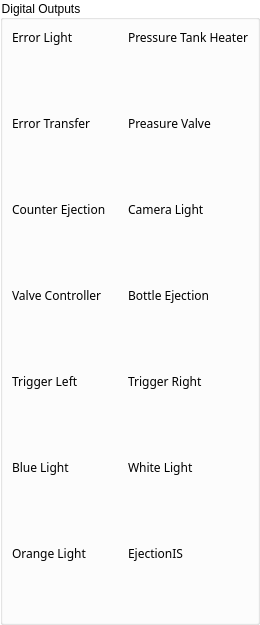
      <widget class="QGroupBox" name="groupBoxTestDigitalOutputs">
       <property name="styleSheet">
        <string notr="true">QGroupBox{
    background-color: transparent;
}</string>
       </property>
       <property name="title">
        <string>Digital Outputs</string>
       </property>
       <layout class="QGridLayout" name="gridLayout_4">
        <property name="leftMargin">
         <number>0</number>
        </property>
        <property name="topMargin">
         <number>0</number>
        </property>
        <property name="rightMargin">
         <number>0</number>
        </property>
        <property name="bottomMargin">
         <number>4</number>
        </property>
        <property name="spacing">
         <number>4</number>
        </property>
        <item row="2" column="0">
         <widget class="ContentBoardItem" name="ContentBoardItemDigitalOutputCounterEjectionTransfer" native="true">
          <property name="sizePolicy">
           <sizepolicy hsizetype="Preferred" vsizetype="Preferred">
            <horstretch>0</horstretch>
            <verstretch>0</verstretch>
           </sizepolicy>
          </property>
          <property name="minimumSize">
           <size>
            <width>0</width>
            <height>82</height>
           </size>
          </property>
          <property name="maximumSize">
           <size>
            <width>16777215</width>
            <height>82</height>
           </size>
          </property>
          <property name="layoutDirection">
           <enum>Qt::LeftToRight</enum>
          </property>
          <property name="autoFillBackground">
           <bool>false</bool>
          </property>
          <property name="styleSheet">
           <string notr="true"/>
          </property>
          <layout class="QGridLayout" name="gridLayout_11">
           <item row="0" column="0">
            <widget class="QLabel" name="labelCounterEjectionTransfer">
             <property name="font">
              <font>
               <family>Siemens Sans</family>
              </font>
             </property>
             <property name="styleSheet">
              <string notr="true"/>
             </property>
             <property name="text">
              <string>Counter Ejection</string>
             </property>
            </widget>
           </item>
           <item row="1" column="0">
            <widget class="QWidget" name="widgetSetCounterEjection" native="true">
             <property name="minimumSize">
              <size>
               <width>0</width>
               <height>42</height>
              </size>
             </property>
             <property name="maximumSize">
              <size>
               <width>16777215</width>
               <height>42</height>
              </size>
             </property>
            </widget>
           </item>
          </layout>
         </widget>
        </item>
        <item row="0" column="0">
         <widget class="ContentBoardItem" name="ContentBoardItemDigitalOutputErrorLights" native="true">
          <property name="sizePolicy">
           <sizepolicy hsizetype="Preferred" vsizetype="Preferred">
            <horstretch>0</horstretch>
            <verstretch>0</verstretch>
           </sizepolicy>
          </property>
          <property name="minimumSize">
           <size>
            <width>0</width>
            <height>82</height>
           </size>
          </property>
          <property name="maximumSize">
           <size>
            <width>16777215</width>
            <height>82</height>
           </size>
          </property>
          <property name="layoutDirection">
           <enum>Qt::LeftToRight</enum>
          </property>
          <property name="autoFillBackground">
           <bool>false</bool>
          </property>
          <property name="styleSheet">
           <string notr="true"/>
          </property>
          <layout class="QGridLayout" name="gridLayout_5">
           <item row="0" column="0">
            <widget class="QLabel" name="labelErrorLight">
             <property name="font">
              <font>
               <family>Siemens Sans</family>
              </font>
             </property>
             <property name="styleSheet">
              <string notr="true"/>
             </property>
             <property name="text">
              <string>Error Light</string>
             </property>
            </widget>
           </item>
           <item row="1" column="0">
            <widget class="QWidget" name="widgetSetErrorLightOnOff" native="true">
             <property name="minimumSize">
              <size>
               <width>0</width>
               <height>42</height>
              </size>
             </property>
             <property name="maximumSize">
              <size>
               <width>16777215</width>
               <height>42</height>
              </size>
             </property>
            </widget>
           </item>
          </layout>
         </widget>
        </item>
        <item row="1" column="1">
         <widget class="ContentBoardItem" name="ContentBoardItemDigitalOutputPressureTanksValve" native="true">
          <property name="sizePolicy">
           <sizepolicy hsizetype="Preferred" vsizetype="Preferred">
            <horstretch>0</horstretch>
            <verstretch>0</verstretch>
           </sizepolicy>
          </property>
          <property name="minimumSize">
           <size>
            <width>0</width>
            <height>82</height>
           </size>
          </property>
          <property name="maximumSize">
           <size>
            <width>16777215</width>
            <height>82</height>
           </size>
          </property>
          <property name="autoFillBackground">
           <bool>false</bool>
          </property>
          <property name="styleSheet">
           <string notr="true"/>
          </property>
          <layout class="QGridLayout" name="gridLayout_7">
           <item row="0" column="0">
            <widget class="QLabel" name="labelPressureTanksValve">
             <property name="font">
              <font>
               <family>Siemens Sans</family>
              </font>
             </property>
             <property name="styleSheet">
              <string notr="true"/>
             </property>
             <property name="text">
              <string>Preasure Valve</string>
             </property>
            </widget>
           </item>
           <item row="1" column="0">
            <widget class="QWidget" name="widgetSetPreasureTankValve" native="true">
             <property name="minimumSize">
              <size>
               <width>0</width>
               <height>42</height>
              </size>
             </property>
             <property name="maximumSize">
              <size>
               <width>16777215</width>
               <height>42</height>
              </size>
             </property>
            </widget>
           </item>
          </layout>
         </widget>
        </item>
        <item row="6" column="1">
         <widget class="ContentBoardItem" name="ContentBoardItemEjectionIS" native="true">
          <property name="sizePolicy">
           <sizepolicy hsizetype="Preferred" vsizetype="Preferred">
            <horstretch>0</horstretch>
            <verstretch>0</verstretch>
           </sizepolicy>
          </property>
          <property name="minimumSize">
           <size>
            <width>0</width>
            <height>82</height>
           </size>
          </property>
          <property name="maximumSize">
           <size>
            <width>16777215</width>
            <height>82</height>
           </size>
          </property>
          <property name="autoFillBackground">
           <bool>false</bool>
          </property>
          <property name="styleSheet">
           <string notr="true"/>
          </property>
          <layout class="QGridLayout" name="gridLayout_20">
           <item row="0" column="0">
            <widget class="QLabel" name="labelEjectionIS">
             <property name="font">
              <font>
               <family>Siemens Sans</family>
              </font>
             </property>
             <property name="styleSheet">
              <string notr="true"/>
             </property>
             <property name="text">
              <string>EjectionIS</string>
             </property>
            </widget>
           </item>
           <item row="1" column="0">
            <widget class="QWidget" name="widgetEjectionIS" native="true">
             <property name="minimumSize">
              <size>
               <width>0</width>
               <height>42</height>
              </size>
             </property>
             <property name="maximumSize">
              <size>
               <width>16777215</width>
               <height>42</height>
              </size>
             </property>
            </widget>
           </item>
          </layout>
         </widget>
        </item>
        <item row="5" column="0">
         <widget class="ContentBoardItem" name="ContentBoardItemDigitalOutputBlueLightPermanentEjectionIS" native="true">
          <property name="sizePolicy">
           <sizepolicy hsizetype="Preferred" vsizetype="Preferred">
            <horstretch>0</horstretch>
            <verstretch>0</verstretch>
           </sizepolicy>
          </property>
          <property name="minimumSize">
           <size>
            <width>0</width>
            <height>82</height>
           </size>
          </property>
          <property name="maximumSize">
           <size>
            <width>16777215</width>
            <height>82</height>
           </size>
          </property>
          <property name="autoFillBackground">
           <bool>false</bool>
          </property>
          <property name="styleSheet">
           <string notr="true"/>
          </property>
          <layout class="QGridLayout" name="gridLayout_17">
           <item row="0" column="0">
            <widget class="QLabel" name="labelBlueLightPermanentEjectionIS">
             <property name="font">
              <font>
               <family>Siemens Sans</family>
              </font>
             </property>
             <property name="styleSheet">
              <string notr="true"/>
             </property>
             <property name="text">
              <string>Blue Light</string>
             </property>
            </widget>
           </item>
           <item row="1" column="0">
            <widget class="QWidget" name="widgetBlueLightPermanentEjectionIS" native="true">
             <property name="minimumSize">
              <size>
               <width>0</width>
               <height>42</height>
              </size>
             </property>
             <property name="maximumSize">
              <size>
               <width>16777215</width>
               <height>42</height>
              </size>
             </property>
            </widget>
           </item>
          </layout>
         </widget>
        </item>
        <item row="5" column="1">
         <widget class="ContentBoardItem" name="ContentBoardItemDigitalOutputWhiteLightBottleEjection" native="true">
          <property name="sizePolicy">
           <sizepolicy hsizetype="Preferred" vsizetype="Preferred">
            <horstretch>0</horstretch>
            <verstretch>0</verstretch>
           </sizepolicy>
          </property>
          <property name="minimumSize">
           <size>
            <width>0</width>
            <height>82</height>
           </size>
          </property>
          <property name="maximumSize">
           <size>
            <width>16777215</width>
            <height>82</height>
           </size>
          </property>
          <property name="autoFillBackground">
           <bool>false</bool>
          </property>
          <property name="styleSheet">
           <string notr="true"/>
          </property>
          <layout class="QGridLayout" name="gridLayout_18">
           <item row="0" column="0">
            <widget class="QLabel" name="labelWhiteLightBottleEjection">
             <property name="font">
              <font>
               <family>Siemens Sans</family>
              </font>
             </property>
             <property name="styleSheet">
              <string notr="true"/>
             </property>
             <property name="text">
              <string>White Light</string>
             </property>
            </widget>
           </item>
           <item row="1" column="0">
            <widget class="QWidget" name="widgetWhiteLightBottleEjection" native="true">
             <property name="minimumSize">
              <size>
               <width>0</width>
               <height>42</height>
              </size>
             </property>
             <property name="maximumSize">
              <size>
               <width>16777215</width>
               <height>42</height>
              </size>
             </property>
            </widget>
           </item>
          </layout>
         </widget>
        </item>
        <item row="3" column="0">
         <widget class="ContentBoardItem" name="ContentBoardItemDigitalOutputValveController" native="true">
          <property name="sizePolicy">
           <sizepolicy hsizetype="Preferred" vsizetype="Preferred">
            <horstretch>0</horstretch>
            <verstretch>0</verstretch>
           </sizepolicy>
          </property>
          <property name="minimumSize">
           <size>
            <width>0</width>
            <height>82</height>
           </size>
          </property>
          <property name="maximumSize">
           <size>
            <width>16777215</width>
            <height>82</height>
           </size>
          </property>
          <property name="autoFillBackground">
           <bool>false</bool>
          </property>
          <property name="styleSheet">
           <string notr="true"/>
          </property>
          <layout class="QGridLayout" name="gridLayout_13">
           <item row="0" column="0">
            <widget class="QLabel" name="labelValveController">
             <property name="font">
              <font>
               <family>Siemens Sans</family>
              </font>
             </property>
             <property name="styleSheet">
              <string notr="true"/>
             </property>
             <property name="text">
              <string>Valve Controller</string>
             </property>
            </widget>
           </item>
           <item row="1" column="0">
            <widget class="QWidget" name="widgetSetValveController" native="true">
             <property name="minimumSize">
              <size>
               <width>0</width>
               <height>42</height>
              </size>
             </property>
             <property name="maximumSize">
              <size>
               <width>16777215</width>
               <height>42</height>
              </size>
             </property>
            </widget>
           </item>
          </layout>
         </widget>
        </item>
        <item row="3" column="1">
         <widget class="ContentBoardItem" name="ContentBoardItemDigitalOutputBottleEjection" native="true">
          <property name="sizePolicy">
           <sizepolicy hsizetype="Preferred" vsizetype="Preferred">
            <horstretch>0</horstretch>
            <verstretch>0</verstretch>
           </sizepolicy>
          </property>
          <property name="minimumSize">
           <size>
            <width>0</width>
            <height>82</height>
           </size>
          </property>
          <property name="maximumSize">
           <size>
            <width>16777215</width>
            <height>82</height>
           </size>
          </property>
          <property name="autoFillBackground">
           <bool>false</bool>
          </property>
          <property name="styleSheet">
           <string notr="true"/>
          </property>
          <layout class="QGridLayout" name="gridLayout_14">
           <item row="0" column="0">
            <widget class="QLabel" name="labelBottleEjection">
             <property name="font">
              <font>
               <family>Siemens Sans</family>
              </font>
             </property>
             <property name="styleSheet">
              <string notr="true"/>
             </property>
             <property name="text">
              <string>Bottle Ejection</string>
             </property>
            </widget>
           </item>
           <item row="1" column="0">
            <widget class="QWidget" name="widgetSetBottleEjection" native="true">
             <property name="minimumSize">
              <size>
               <width>0</width>
               <height>42</height>
              </size>
             </property>
             <property name="maximumSize">
              <size>
               <width>16777215</width>
               <height>42</height>
              </size>
             </property>
            </widget>
           </item>
          </layout>
         </widget>
        </item>
        <item row="4" column="0">
         <widget class="ContentBoardItem" name="ContentBoardItemDigitalOutputTrigger1Valve" native="true">
          <property name="sizePolicy">
           <sizepolicy hsizetype="Preferred" vsizetype="Preferred">
            <horstretch>0</horstretch>
            <verstretch>0</verstretch>
           </sizepolicy>
          </property>
          <property name="minimumSize">
           <size>
            <width>0</width>
            <height>82</height>
           </size>
          </property>
          <property name="maximumSize">
           <size>
            <width>16777215</width>
            <height>82</height>
           </size>
          </property>
          <property name="autoFillBackground">
           <bool>false</bool>
          </property>
          <property name="styleSheet">
           <string notr="true"/>
          </property>
          <layout class="QGridLayout" name="gridLayout_15">
           <item row="0" column="0">
            <widget class="QLabel" name="labelTrigger1Valve">
             <property name="font">
              <font>
               <family>Siemens Sans</family>
              </font>
             </property>
             <property name="styleSheet">
              <string notr="true"/>
             </property>
             <property name="text">
              <string>Trigger Left</string>
             </property>
            </widget>
           </item>
           <item row="1" column="0">
            <widget class="QWidget" name="widgetSetTrigger1Valve" native="true">
             <property name="minimumSize">
              <size>
               <width>0</width>
               <height>42</height>
              </size>
             </property>
             <property name="maximumSize">
              <size>
               <width>16777215</width>
               <height>42</height>
              </size>
             </property>
            </widget>
           </item>
          </layout>
         </widget>
        </item>
        <item row="2" column="1">
         <widget class="ContentBoardItem" name="ContentBoardItemDigitalOutputCameraLight" native="true">
          <property name="sizePolicy">
           <sizepolicy hsizetype="Preferred" vsizetype="Preferred">
            <horstretch>0</horstretch>
            <verstretch>0</verstretch>
           </sizepolicy>
          </property>
          <property name="minimumSize">
           <size>
            <width>0</width>
            <height>82</height>
           </size>
          </property>
          <property name="maximumSize">
           <size>
            <width>16777215</width>
            <height>82</height>
           </size>
          </property>
          <property name="autoFillBackground">
           <bool>false</bool>
          </property>
          <property name="styleSheet">
           <string notr="true"/>
          </property>
          <layout class="QGridLayout" name="gridLayout_12">
           <item row="0" column="0">
            <widget class="QLabel" name="labelCameraLight">
             <property name="font">
              <font>
               <family>Siemens Sans</family>
              </font>
             </property>
             <property name="styleSheet">
              <string notr="true"/>
             </property>
             <property name="text">
              <string>Camera Light</string>
             </property>
            </widget>
           </item>
           <item row="1" column="0">
            <widget class="QWidget" name="widgetSetCameraLight" native="true">
             <property name="minimumSize">
              <size>
               <width>0</width>
               <height>42</height>
              </size>
             </property>
             <property name="maximumSize">
              <size>
               <width>16777215</width>
               <height>42</height>
              </size>
             </property>
            </widget>
           </item>
          </layout>
         </widget>
        </item>
        <item row="4" column="1">
         <widget class="ContentBoardItem" name="ContentBoardItemDigitalOutputTrigger2Valve" native="true">
          <property name="sizePolicy">
           <sizepolicy hsizetype="Preferred" vsizetype="Preferred">
            <horstretch>0</horstretch>
            <verstretch>0</verstretch>
           </sizepolicy>
          </property>
          <property name="minimumSize">
           <size>
            <width>0</width>
            <height>82</height>
           </size>
          </property>
          <property name="maximumSize">
           <size>
            <width>16777215</width>
            <height>82</height>
           </size>
          </property>
          <property name="autoFillBackground">
           <bool>false</bool>
          </property>
          <property name="styleSheet">
           <string notr="true"/>
          </property>
          <layout class="QGridLayout" name="gridLayout_16">
           <item row="0" column="0">
            <widget class="QLabel" name="labelTrigger2Valve">
             <property name="font">
              <font>
               <family>Siemens Sans</family>
              </font>
             </property>
             <property name="styleSheet">
              <string notr="true"/>
             </property>
             <property name="text">
              <string>Trigger Right</string>
             </property>
            </widget>
           </item>
           <item row="1" column="0">
            <widget class="QWidget" name="widgetSetTrigger2Valve" native="true">
             <property name="minimumSize">
              <size>
               <width>0</width>
               <height>42</height>
              </size>
             </property>
             <property name="maximumSize">
              <size>
               <width>16777215</width>
               <height>42</height>
              </size>
             </property>
            </widget>
           </item>
          </layout>
         </widget>
        </item>
        <item row="0" column="1">
         <widget class="ContentBoardItem" name="ContentBoardItemPressureTanksHeater" native="true">
          <property name="sizePolicy">
           <sizepolicy hsizetype="Preferred" vsizetype="Preferred">
            <horstretch>0</horstretch>
            <verstretch>0</verstretch>
           </sizepolicy>
          </property>
          <property name="minimumSize">
           <size>
            <width>0</width>
            <height>82</height>
           </size>
          </property>
          <property name="maximumSize">
           <size>
            <width>16777215</width>
            <height>82</height>
           </size>
          </property>
          <property name="layoutDirection">
           <enum>Qt::LeftToRight</enum>
          </property>
          <property name="autoFillBackground">
           <bool>false</bool>
          </property>
          <property name="styleSheet">
           <string notr="true"/>
          </property>
          <layout class="QGridLayout" name="gridLayout_9">
           <item row="0" column="0">
            <widget class="QLabel" name="labelPressureTanksHeater">
             <property name="font">
              <font>
               <family>Siemens Sans</family>
              </font>
             </property>
             <property name="styleSheet">
              <string notr="true"/>
             </property>
             <property name="text">
              <string>Pressure Tank Heater</string>
             </property>
            </widget>
           </item>
           <item row="1" column="0">
            <widget class="QWidget" name="widgetSetPressureTanksHeater" native="true">
             <property name="minimumSize">
              <size>
               <width>0</width>
               <height>42</height>
              </size>
             </property>
             <property name="maximumSize">
              <size>
               <width>16777215</width>
               <height>42</height>
              </size>
             </property>
            </widget>
           </item>
          </layout>
         </widget>
        </item>
        <item row="1" column="0">
         <widget class="ContentBoardItem" name="ContentBoardItemDigitalOutputErrorTransfer" native="true">
          <property name="sizePolicy">
           <sizepolicy hsizetype="Preferred" vsizetype="Preferred">
            <horstretch>0</horstretch>
            <verstretch>0</verstretch>
           </sizepolicy>
          </property>
          <property name="minimumSize">
           <size>
            <width>0</width>
            <height>82</height>
           </size>
          </property>
          <property name="maximumSize">
           <size>
            <width>16777215</width>
            <height>82</height>
           </size>
          </property>
          <property name="autoFillBackground">
           <bool>false</bool>
          </property>
          <property name="styleSheet">
           <string notr="true"/>
          </property>
          <layout class="QGridLayout" name="gridLayout_6">
           <item row="0" column="0">
            <widget class="QLabel" name="labelErrorTransfer">
             <property name="font">
              <font>
               <family>Siemens Sans</family>
              </font>
             </property>
             <property name="styleSheet">
              <string notr="true"/>
             </property>
             <property name="text">
              <string>Error Transfer</string>
             </property>
            </widget>
           </item>
           <item row="1" column="0">
            <widget class="QWidget" name="widgetSetErrorTransfer" native="true">
             <property name="minimumSize">
              <size>
               <width>0</width>
               <height>42</height>
              </size>
             </property>
             <property name="maximumSize">
              <size>
               <width>16777215</width>
               <height>42</height>
              </size>
             </property>
            </widget>
           </item>
          </layout>
         </widget>
        </item>
        <item row="6" column="0">
         <widget class="ContentBoardItem" name="ContentBoardItemDigitalOutputOrangeLightWarning" native="true">
          <property name="sizePolicy">
           <sizepolicy hsizetype="Preferred" vsizetype="Preferred">
            <horstretch>0</horstretch>
            <verstretch>0</verstretch>
           </sizepolicy>
          </property>
          <property name="minimumSize">
           <size>
            <width>0</width>
            <height>82</height>
           </size>
          </property>
          <property name="maximumSize">
           <size>
            <width>16777215</width>
            <height>82</height>
           </size>
          </property>
          <property name="autoFillBackground">
           <bool>false</bool>
          </property>
          <property name="styleSheet">
           <string notr="true"/>
          </property>
          <layout class="QGridLayout" name="gridLayout_21">
           <item row="0" column="0">
            <widget class="QLabel" name="labelOrangeLightWarning">
             <property name="font">
              <font>
               <family>Siemens Sans</family>
              </font>
             </property>
             <property name="styleSheet">
              <string notr="true"/>
             </property>
             <property name="text">
              <string>Orange Light</string>
             </property>
            </widget>
           </item>
           <item row="1" column="0">
            <widget class="QWidget" name="widgetOrangeLightWarning" native="true">
             <property name="minimumSize">
              <size>
               <width>0</width>
               <height>42</height>
              </size>
             </property>
             <property name="maximumSize">
              <size>
               <width>16777215</width>
               <height>42</height>
              </size>
             </property>
            </widget>
           </item>
          </layout>
         </widget>
        </item>
       </layout>
      </widget>
